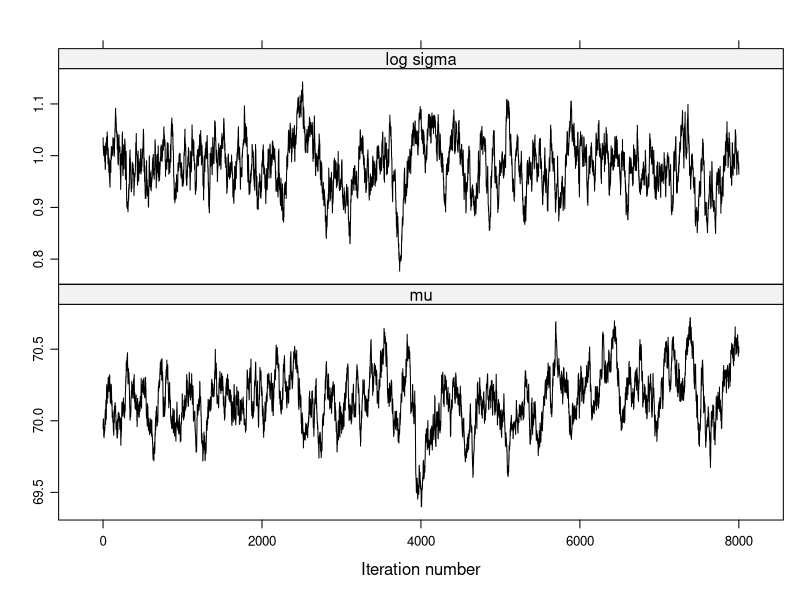
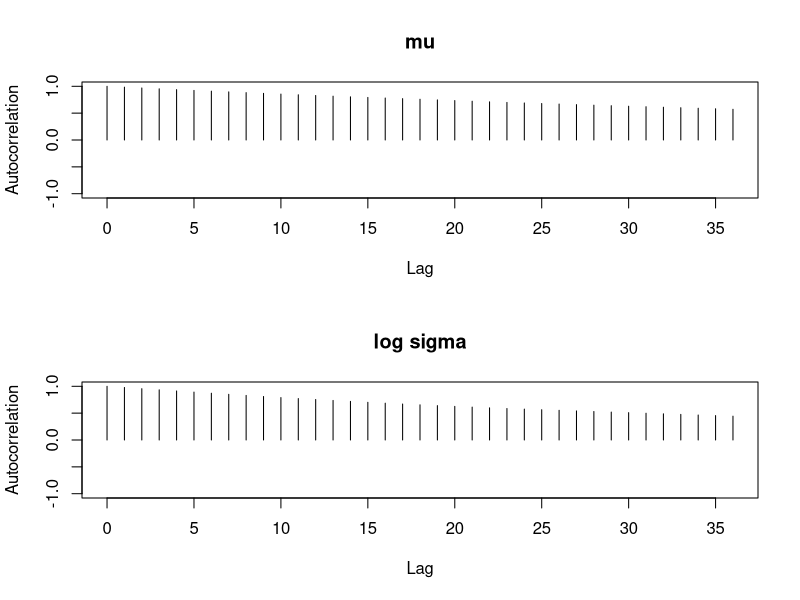
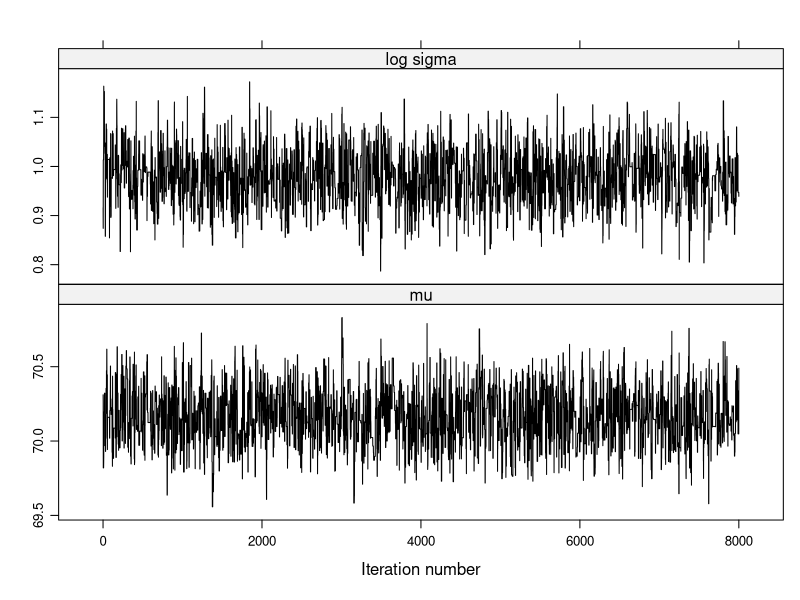
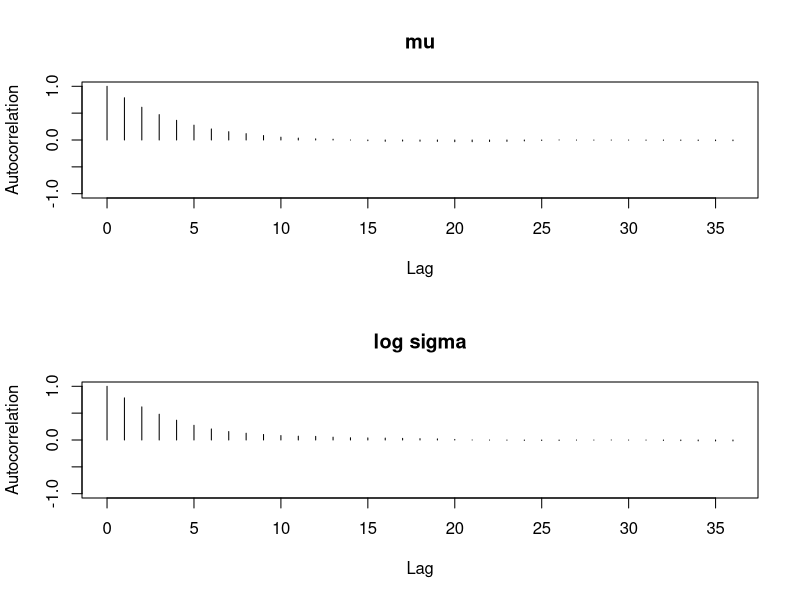

Write the R code that produced these figures, in order.
##################################################
# Section 6.8 Example of Output Analysis
##################################################
 library(LearnBayes)

 d=list(int.lo=c(-Inf,seq(66,74,by=2)),
        int.hi=c(seq(66,74,by=2), Inf),
        f=c(14,30,49,70,33,15))

 library(coda)
 library(lattice)

 start=c(70,1)
 fit=laplace(groupeddatapost,start,d)

 start=c(65,1)
 proposal=list(var=fit$var,scale=0.2)
 bayesfit=rwmetrop(groupeddatapost,proposal,start,10000,d)

 dimnames(bayesfit$par)[[2]]=c("mu","log sigma")
 xyplot(mcmc(bayesfit$par[-c(1:2000),]),col="black")

S=readline(prompt="Type  <Return>   to continue : ")

if (.Platform$OS.type == "unix") x11() else windows()
 par(mfrow=c(2,1))
 autocorr.plot(mcmc(bayesfit$par[-c(1:2000),]),auto.layout=FALSE)
 summary(mcmc(bayesfit$par[-c(1:2000),]))
 batchSE(mcmc(bayesfit$par[-c(1:2000),]), batchSize=50)

S=readline(prompt="Type  <Return>   to continue : ")

 start=c(70,1)
 proposal=list(var=fit$var,scale=2.0)
 bayesfit=rwmetrop(groupeddatapost,proposal,start,10000,d)

 dimnames(bayesfit$par)[[2]]=c("mu","log sigma")
 sim.parameters=mcmc(bayesfit$par[-c(1:2000),])
 windows()
 xyplot(mcmc(bayesfit$par[-c(1:2000),]),col="black")

s=readline(prompt="Type  <Return>   to continue : ")

if (.Platform$OS.type == "unix") x11() else windows()
 par(mfrow=c(2,1))
 autocorr.plot(sim.parameters,auto.layout=FALSE)
 summary(sim.parameters)
 batchSE(sim.parameters, batchSize=50)
